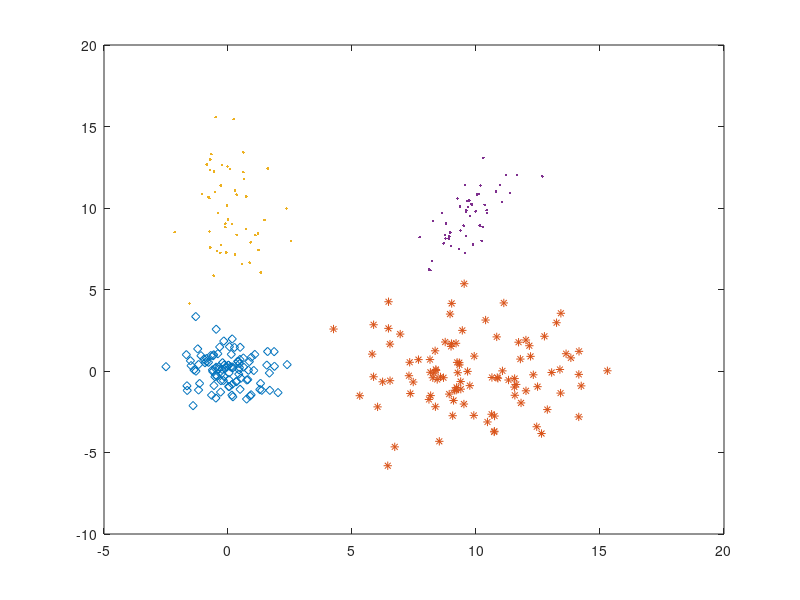

MATLAB code for this plot:
clear;

N = 100;
K = 50;


m1=repmat([0,0], N, 1);
S1= [1 0 ; 0 1];
X1=randn(N, 2) * sqrtm(S1) + m1;

m2=repmat([10,0], N, 1);
S2= [5 0 ; 0 5];
X2=randn(N, 2) * sqrtm(S2) + m2;

m3=repmat([0, 10], K, 1);
S3= [1 0 ; 0 5];
X3=randn(K, 2) * sqrtm(S3) + m3;

m4=repmat([10, 10], K, 1);
S4= [1 1 ; 1 2];
X4=randn(K, 2) * sqrtm(S4) + m4;



plot(X1(:, 1), X1(:, 2), 'd');
hold on;
plot(X2(:, 1), X2(:, 2), '*');
hold on;
plot(X3(:, 1), X3(:, 2), '.');
hold on;
plot(X4(:, 1), X4(:, 2), '.');


save data_create X1 X2 X3 X4

